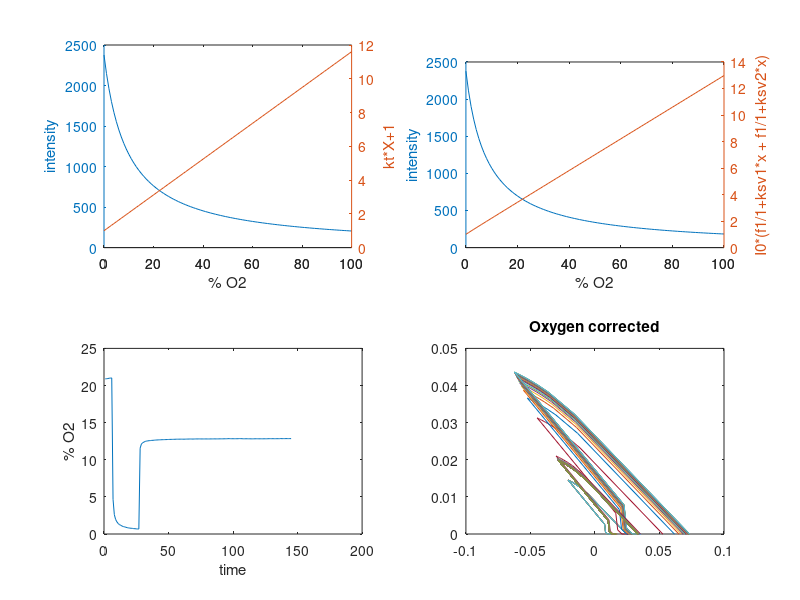

Reproduce this figure in MATLAB.
clear
load data.csv % data.csv is a single column of intensity data, with the first 4 elements as the two calibration points and corresponding concentration.

intensity_data=data; % enters loaded data into new matrix

I1 = intensity_data(1); % this defines the calibration data based on the element position.
X1 = intensity_data(2); % in the test-data elements 1 and 2 are the zero percent calibration point.
I2 = intensity_data(3); % elements 3 and 4 are the 21-percent calibration point.
X2 = intensity_data(4);


kt = (I2-I1)/((X1*I1)-(X2*I2)); % calculation for Ktau
I0 = (1+kt*X1)*I1;              % intensity in absence of quencher(0% O2)

x1 = 0:1:100; % makes x values for plot of stern-volmer

stern_volmer_plot = x1*kt+1;
%subplot(2, 2, 2)
%plot(stern_volmer_plot)
%title("Stern-Volmer Plot")

intensity_plot = I0./(1+kt*x1); % plots intensity curve.
subplot (2, 2, 1)
[hAx,hline1,hline2] = plotyy(x1,intensity_plot,x1,stern_volmer_plot);
xlabel('% O2')
ylabel(hAx(1),'intensity') % left axis
ylabel(hAx(2),'kt*X+1') % right axis




I = intensity_data(5:length(intensity_data),:);
oxygen_percent = ((I0./I)-1)/kt;
subplot(2, 2, 3)
plot(oxygen_percent)
xlabel('time')
ylabel('% O2')

f1 = 0.23;
f2 = 0.77;
ksv1 = .1933;
ksv2 = .1071;

%a = -I0*f1*ksv2 - I0*f2*ksv1 + I*ksv1 + I*ksv2;
%b = (4*I*ksv1*ksv2).*(I0*f1 + I0*f2 - I);
%c = (I0*f1*ksv2 + I0*f2*ksv1 - I*ksv1 - I*ksv2);
%d = 2*ksv1*ksv2;
%Q = (I.*(a+sqrt(b+c.^2)))/d;
%Q = (I*(-I0*f1*ksv2 - I0*f2*ksv1 + I*ksv1 + I*ksv2 - sqrt(4*I*ksv1*ksv2*(I0*f1 + I0*f2 - I) + (I0*f1*ksv2 + I0*f2*ksv1 - I*ksv1 - I*ksv2)^2))/(2*ksv1*ksv2))
Q = ((I0.^2*f1.^2*ksv2.^2 + 2*I0.^2*f1*f2*ksv1*ksv2 + I0^.2*f2.^2*ksv1.^2 + 2*I0*I*f1*ksv1*ksv2 - 2*I0*I*f1*ksv2.^2 - 2*I0*I*f2*ksv1.^2 + 2*I0*I*f2*ksv1*ksv2 + I.^2*ksv1.^2 - 2*I.^2*ksv1*ksv2 + I.^2*ksv2.^2).^(1/2) - I*ksv2 - I*ksv1 + I0*f1*ksv2 + I0*f2*ksv1)/(2*I*ksv1*ksv2)
%figure
subplot(2, 2, 4)
plot(Q)
title('Oxygen corrected')

%%%%%%%%%%%%%%%%%%%%%%%%%%%%%%%%%%%%%%%%%%%%%%%%%%%%%%%%%%
%%%%% Corrected Plots
corrected_SV_plot = 1./(((f1)./(1+ksv1.*x1))+((f2)./(1+ksv2.*x1))); 
corrected_intensity_plot = I0.*(((f1)./(1+ksv1*x1))+((f2)./(1+ksv2*x1)));
subplot(2, 2, 2)
[hBx,hline3,hline4] = plotyy(x1,corrected_intensity_plot,x1,corrected_SV_plot);
xlabel('% O2')
ylabel(hBx(1),'intensity') % left axis
ylabel(hBx(2),'I0*(f1/1+ksv1*x + f1/1+ksv2*x)') % right axis

%int= I0./(x1.*kt+1);
%figure
%plot(int)

%save percent.csv oxygen_percent % optional line for saving analyzed data to a file
